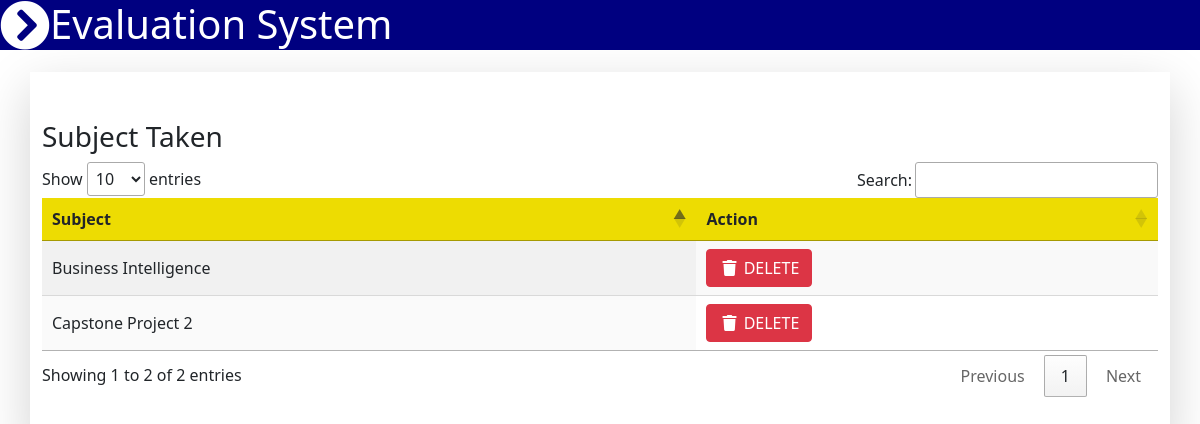
The app's page /student_info.php?id=61 (signed in) with its own data.
### tables this page shows
CREATE TABLE `subject_enrolled` (
  `id` int(30) NOT NULL,
  `student_id` int(30) NOT NULL,
  `subject_take` int(30) NOT NULL
);

CREATE TABLE `subject` (
  `id` int(30) NOT NULL,
  `code` varchar(30) NOT NULL,
  `description` varchar(255) NOT NULL,
  `faculty_id` int(30) NOT NULL
);

### student_info.php (the view, shortened to what this page needs)
<?php include_once'navbar.php';
    include_once'koneksyon.php';
    $id = $_GET['id'];
?>
<body>
    <div class="container-md py-5 my-5 shadow-lg">
        <div class="row">
            <h3>Subject Taken</h3>
            <div class="col-lg-12">
                <div class="table-responsive">
                    <table class="display" id="myTable" width="100%" cellspacing="0">
                        <thead style="background-color: #eddc02;">
                            <tr>
                                <th>Subject</th>
                                <th>Action</th>
                            </tr>
                        </thead>
                        <tbody>
                            <?php
                                $qry=mysqli_query($koneksyon,"SELECT description,subject_enrolled.id as id FROM subject_enrolled INNER JOIN subject ON subject.id=subject_enrolled.subject_take INNER JOIN students ON students.id=subject_enrolled.student_id WHERE subject_enrolled.student_id = '$id' ");
                                while($row=mysqli_fetch_array($qry)){
                                ?>
                            <tr>
                                <td><?php echo $row['description'] ?></td>
                                <td><button class="btn btn-danger" type="button" onClick="deleteme(<?php echo $row['id']; ?>)" ><span class="fa fa-fw fa-trash"></span> DELETE</button></td>
                            </tr>
                            <?php } ?>
                        </tbody>
                    </table>
                </div>
            </div>
        </div>
    </div>
</body>

### records on screen
subject_enrolled: subject_take.description "Capstone Project 2"
subject_enrolled: subject_take.description "Business Intelligence"
